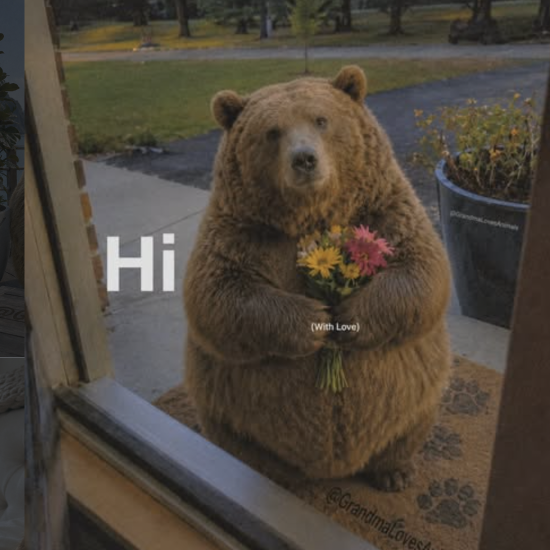
#> input picture assets/images/bear-with-flower.webp, 1100 x 1100 px (shown at 1/2 size)
$ python optimize-images.py
#> lines starting #> are read from the running program, lines starting #| are printed output that depends on the picture
"""Generate display-sized WebP assets while keeping the source artwork intact."""

from pathlib import Path
from shutil import copyfile

from PIL import Image


ROOT = Path(__file__).resolve().parents[1]
IMAGE_DIRECTORY = ROOT / "assets" / "images"
OUTPUT_DIRECTORY = IMAGE_DIRECTORY / "optimized"
LEGACY_CAT_ATLAS = OUTPUT_DIRECTORY / "cat-sprite-sheet-v3.webp"
WEBP_QUALITY = 85
WEBP_METHOD = 6
NAVIGATION_WIDTH = 176
HOUSE_WIDTH = 450

ASSETS = {
    "bear-with-flower.webp": (NAVIGATION_WIDTH, None, Image.Resampling.LANCZOS),
    "bears-sitting-lake.webp": (NAVIGATION_WIDTH, None, Image.Resampling.LANCZOS),
    "bears-airport.webp": (NAVIGATION_WIDTH, None, Image.Resampling.LANCZOS),
    "bears.jpg": (NAVIGATION_WIDTH, None, Image.Resampling.LANCZOS),
    "pakku.webp": (NAVIGATION_WIDTH, None, Image.Resampling.LANCZOS),
    "chinese-temple.webp": (HOUSE_WIDTH, None, Image.Resampling.LANCZOS),
    "cat-house.png": (HOUSE_WIDTH, None, Image.Resampling.LANCZOS),
    "koala-tree-autumn.webp": (HOUSE_WIDTH, None, Image.Resampling.LANCZOS),
    "pakku-slide.webp": (420, None, Image.Resampling.LANCZOS),
    "pakku-yarn.webp": (108, None, Image.Resampling.LANCZOS),
    "pakku-whale.webp": (164, None, Image.Resampling.LANCZOS),
    "pakku-trampoline.webp": (300, None, Image.Resampling.LANCZOS),
    "pakku-suitcase.webp": (200, None, Image.Resampling.LANCZOS),
    # resize each frame separately so neighbouring frames cannot bleed at the edges.
    "cat-matching-samoyed.png": (192, (6, 5), Image.Resampling.NEAREST),
    # retain the supplied pixel edges instead of blending adjacent colours.
    "samoyed-sprite-sheet.png": (128, (6, 4), Image.Resampling.NEAREST),
}


def resize_image(image, width, resampling):
    height = round(image.height * width / image.width)
    return image.resize((width, height), resampling)


def resize_sprite_sheet(image, frame_width, grid, resampling):
    columns, rows = grid
    if image.width % columns or image.height % rows:
        raise ValueError("sprite sheet dimensions must divide evenly into its grid")
    source_width = image.width // columns
    source_height = image.height // rows
    frame_height = round(source_height * frame_width / source_width)
    result = Image.new("RGBA", (frame_width * columns, frame_height * rows))
    for row in range(rows):
        for column in range(columns):
            left = column * source_width
            top = row * source_height
            frame = image.crop((left, top, left + source_width, top + source_height))
            result.paste(
                resize_image(frame, frame_width, resampling),
                (column * frame_width, row * frame_height),
            )
    return result


def main():
    OUTPUT_DIRECTORY.mkdir(parents=True, exist_ok=True)
    for filename, (width, grid, resampling) in ASSETS.items():
        source = IMAGE_DIRECTORY / filename
        destination = OUTPUT_DIRECTORY / (source.stem + ".webp")
        with Image.open(source) as image:
#> image is the input picture: PIL image 1100x1100 RGB; mean R, G, B 78.5, 70.2, 59.9
            image = image.convert("RGBA")
#> image: PIL image 1100x1100 RGBA
            resized = (
                resize_sprite_sheet(image, width, grid, resampling)
                if grid
                else resize_image(image, width, resampling)
            )
#> in resize_image, `return image.resize((width, height), resampling)`:
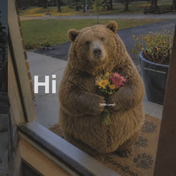
#> returned value: PIL image 176x176 RGBA; mean R, G, B, A 78.5, 70.2, 59.9, 255
            if resampling == Image.Resampling.NEAREST:
                resized.save(destination, "WEBP", lossless=True, method=WEBP_METHOD)
            else:
                resized.save(destination, "WEBP", quality=WEBP_QUALITY, method=WEBP_METHOD)
        print(f"{filename}: {source.stat().st_size:,} → {destination.stat().st_size:,} bytes")
#> pass 2 of the loop in main, `for filename, (width, grid, resampling) in ASSETS.items():`:
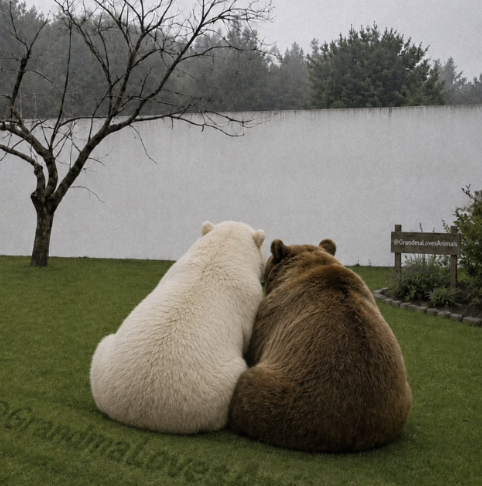
#> input picture assets/images/bears-sitting-lake.webp, 482 x 486 px
#> in main, image is the input picture: PIL image 482x486 RGB; mean R, G, B 113.7, 112.1, 98.4
#> image: PIL image 482x486 RGBA
#> in resize_image (call 2), `return image.resize((width, height), resampling)`:
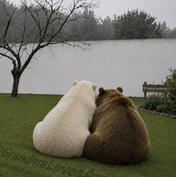
#> returned value: PIL image 176x177 RGBA; mean R, G, B, A 113.7, 112.1, 98.4, 255
#> pass 3 of the loop in main, `for filename, (width, grid, resampling) in ASSETS.items():`:
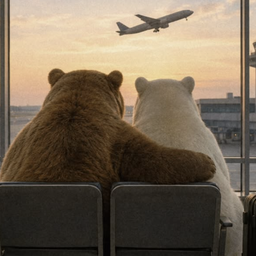
#> input picture assets/images/bears-airport.webp, 256 x 256 px
#> in main, image is the input picture: PIL image 256x256 RGB; mean R, G, B 117.1, 102.9, 84.5
#> image: PIL image 256x256 RGBA
#> in resize_image (call 3), `return image.resize((width, height), resampling)`:
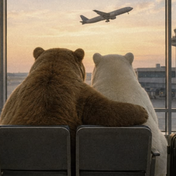
#> returned value: PIL image 176x176 RGBA; mean R, G, B, A 117.1, 102.9, 84.5, 255
#> the loop made 4 passes; the first 3 are shown

    copyfile(OUTPUT_DIRECTORY / "cat-matching-samoyed.webp", LEGACY_CAT_ATLAS)
    print(f"compatibility copy: {LEGACY_CAT_ATLAS.name}")


if __name__ == "__main__":
#> (the run stopped early here; a loop or call above may not have finished)
